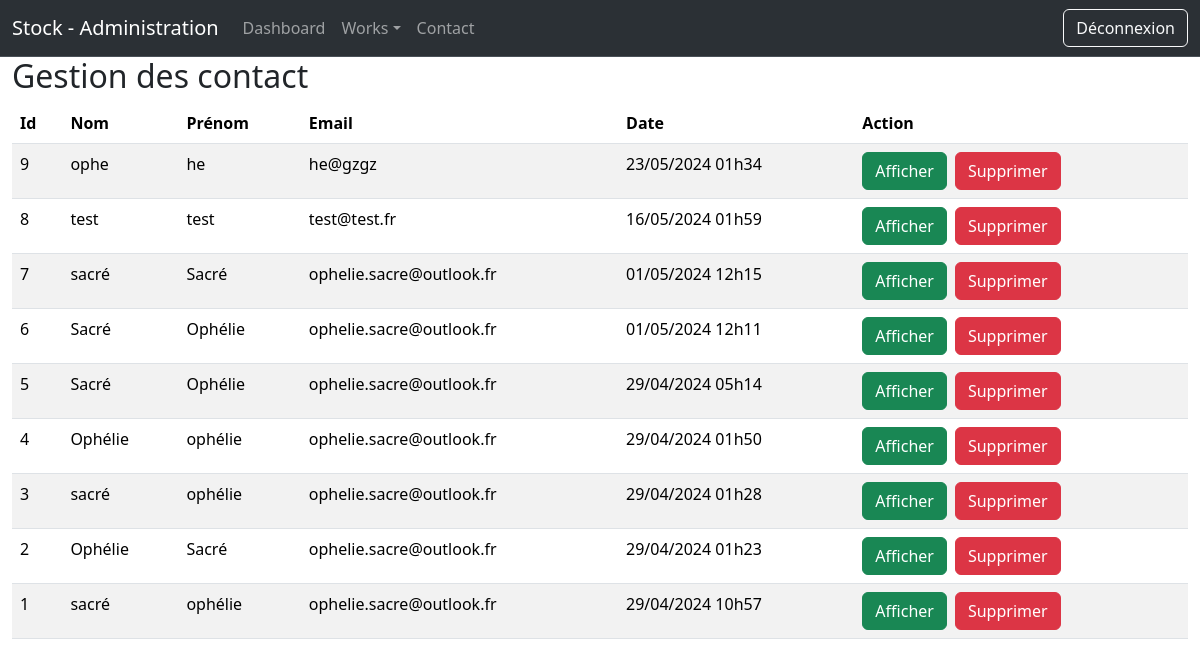
Before: /admin/contact.php (signed in) with the older database file.
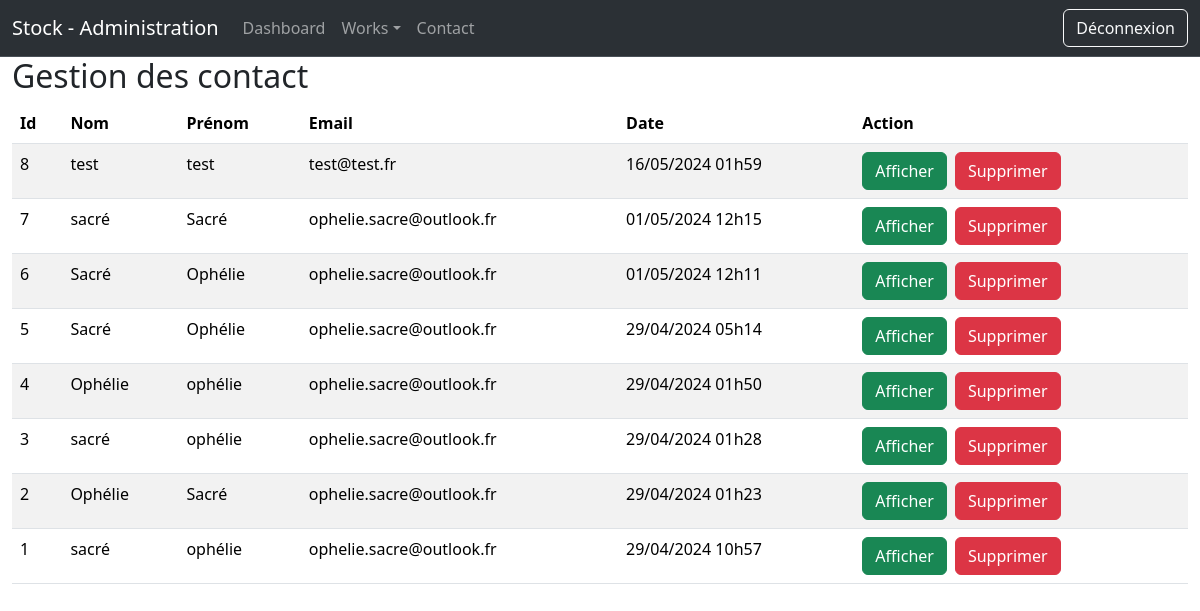
After: the same page with the newer database file.
### tables this page shows
CREATE TABLE IF NOT EXISTS `contact` (
  `id` int NOT NULL AUTO_INCREMENT,
  `nom` varchar(255) NOT NULL,
  `prenom` varchar(255) NOT NULL,
  `email` varchar(255) NOT NULL,
  `message` text NOT NULL,
  `date` datetime NOT NULL,
  PRIMARY KEY (`id`)
);

### admin/contact.php (the view, shortened to what this page needs)
<?php
    require "../connexion.php";
?>
<!DOCTYPE html>
<html lang="en">
<head>
    <link href="https://cdn.jsdelivr.net/npm/bootstrap@5.3.2/dist/css/bootstrap.min.css" rel="stylesheet">
</head>
<body>
    <?php
        include("partials/header.php");
    ?>
    <div class="container-fluid">
     <h2>Gestion des contact</h2>
    <table class="table table-striped">
        <thead>
            <tr>
                <th>Id</th>
                <th>Nom</th>
                <th>Prénom</th>
                <th>Email</th>
                <th>Date</th>
                <th>Action</th>
            </tr>
        </thead>
        <tbody>
            <?php
                $contacts = $bdd->query("SELECT id, nom,prenom, email, DATE_FORMAT(date, '%d/%m/%Y %hh%i') AS mydate FROM contact ORDER BY date DESC");
                while($donContact = $contacts->fetch())
                {
                    echo "<tr>";
                        echo "<td>".$donContact['id']."</td>";
                        echo "<td>".$donContact['nom']."</td>";
                        echo "<td>".$donContact['prenom']."</td>";
                        echo "<td>".$donContact['email']."</td>";
                        echo "<td>".$donContact['mydate']."</td>";
                        echo "<td>";
                            echo "<a href='showContact.php?id=".$donContact['id']."' class='btn btn-success'>Afficher</a>";
                            echo "<a href='contact.php?delete=".$donContact['id']."' class='btn btn-danger ms-2'>Supprimer</a>";
                        echo "</td>";
                    echo "</tr>";
                }
            ?>
        </tbody>
    </table>
    </div>
</body>
</html>

Changed rows visible on the page:
removed contact: id "9", nom "ophe", prenom "he", email "he@gzgz", mydate "23/05/2024 01h34"
